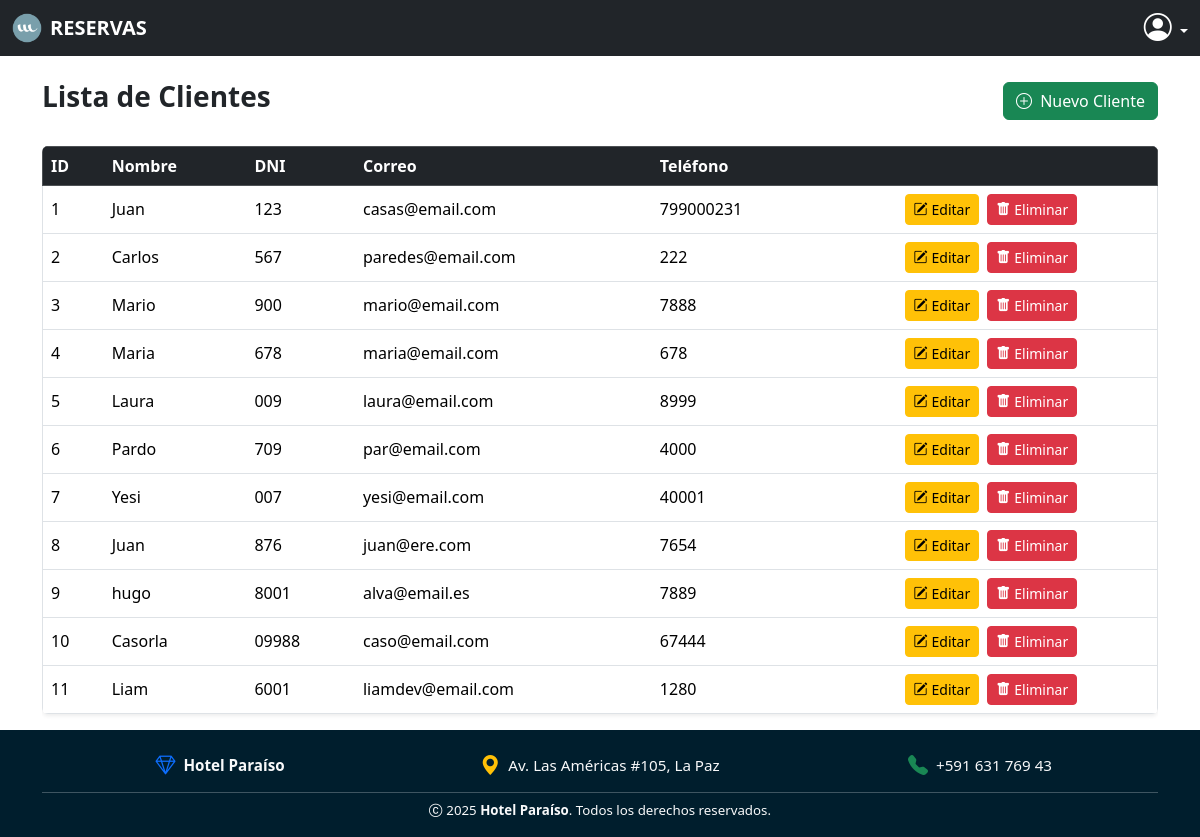
Page /clientes/ on the earlier database version.
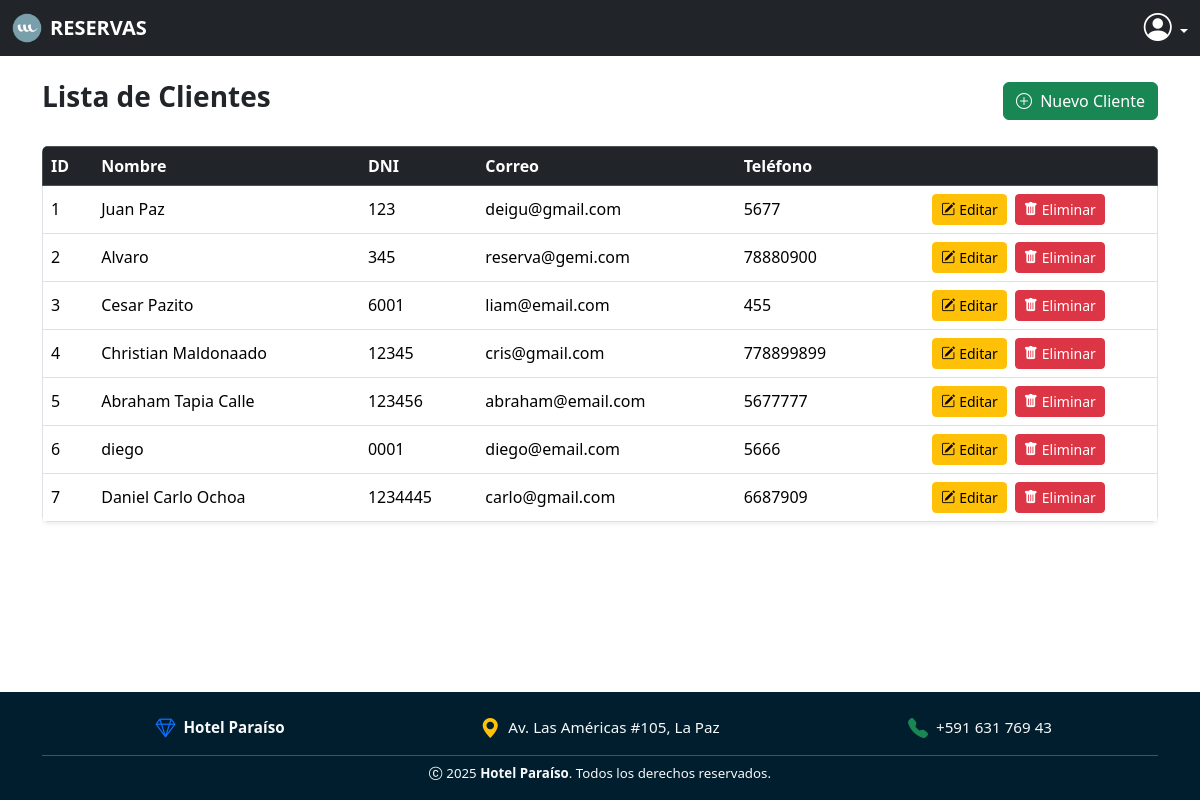
Same page on the later database version.
### models/cliente_model.py (models this page shows, shortened)
class Cliente(db.Model, UserMixin):
    __tablename__ = 'clientes'
    id = db.Column(db.Integer, primary_key=True)
    nombre = db.Column(db.String(150), nullable=False)
    documento = db.Column(db.String(50), unique=True, nullable=False)
    correo = db.Column(db.String(100), nullable=True)
    telefono = db.Column(db.String(20), nullable=True)
    reservas = db.relationship('Reserva', back_populates='cliente')
    @staticmethod
    def get_all():
        return Cliente.query.all()

### controllers/cliente_controller.py (the view)
@cliente_bp.route('/')
def index():
    clientes = Cliente.get_all()
    return cliente_view.list(clientes)

### run.py (called while the page is built)
@app.context_processor
def inject_user_or_client():
    from flask_login import current_user
    if current_user.is_authenticated:
        if hasattr(current_user, 'rol'):
            return dict(usuario=current_user, cliente=None)
        else:
            return dict(usuario=None, cliente=current_user)
    return dict(usuario=None, cliente=None)

@app.context_processor
def inject_active_path():
    def is_active(path):
        return 'active' if request.path == path else ''
    return dict(is_active=is_active)

### views/cliente_view.py (called while the page is built)
def list(clientes):
    return render_template('clientes/index.html', clientes=clientes,usuario=current_user)

### templates/clientes/index.html (shortened to what this page needs)
{% extends 'sistema.html' %}
{% block content %}
<div class="d-flex justify-content-between align-items-center mb-4 mt-4">
    <h3 class="fw-semibold text-dark">
        Lista de Clientes
    </h3>
    <a href="{{ url_for('cliente.create') }}" class="btn btn-success " data-bs-toggle="modal"
        data-bs-target="#registroClienteModal">
        <i class="bi bi-plus-circle me-1"></i> Nuevo Cliente
    </a>
</div>
<div class="table-responsive" style="overflow-x: auto;">
    <table class="table table-hover align-middle shadow-sm rounded overflow-hidden">
        <thead class="table-dark border-1">
            <tr>
                <th>ID</th>
                <th>Nombre</th>
                <th>DNI</th>
                <th>Correo</th>
                <th>Teléfono</th>
                <th></th>
            </tr>
        </thead>
        <tbody class="border-1">
            {% for item in clientes %}
            <tr>
                <td>{{item.id}}</td>
                <td>{{item.nombre}}</td>
                <td>{{item.documento}}</td>
                <td>{{item.correo}}</td>
                <td>{{item.telefono}}</td>
                <td class="text-center">
                    <div class="d-flex flex-column flex-sm-row justify-content-center align-items-center gap-2">
                        <button class="btn btn-warning btn-sm d-flex align-items-center" data-bs-toggle="modal"
                            data-bs-target="#editarClienteModal{{ item.id }}">
                            <i class="bi bi-pencil-square me-1"></i><span class="d-none d-md-inline">Editar</span>
                        </button>
                        <a href="{{ url_for('cliente.delete', id=item.id) }}"
                            class="btn btn-danger btn-sm d-flex align-items-center" title="Eliminar"
                            onclick="return confirm('¿Estás seguro de eliminar este usuario?');">
                            <i class="bi bi-trash-fill me-1"></i>
                            <span class="d-none d-md-inline">Eliminar</span>
                        </a>
                    </div>
                </td>
            </tr>
            {% endfor %}
        </tbody>
    </table>
</div>
{% endblock %}

### templates/sistema.html (shortened to what this page needs)
<html lang="es">
<head>
    <link href="https://cdn.jsdelivr.net/npm/bootstrap@5.3.6/dist/css/bootstrap.min.css" rel="stylesheet"
 />
    <link rel="stylesheet" href="https://cdn.jsdelivr.net/npm/bootstrap-icons@1.11.1/font/bootstrap-icons.css">
    <link rel="stylesheet" href="{{ url_for('static', filename='style.css') }}" />
    <link href="https://cdnjs.cloudflare.com/ajax/libs/font-awesome/6.4.0/css/all.min.css" rel="stylesheet">
</head>
<body>
    <div id="main-content">
        <nav class="navbar navbar-expand-lg navbar-dark bg-dark">
            <div class="container-fluid">
                <a class="navbar-brand d-flex align-items-center order-1 order-lg-0" href="#">
                    <img src="{{ url_for('static', filename='images/logo.png') }}" alt="Logo" class="me-2" height="30">
                    <strong>RESERVAS</strong>
                </a>
                {% if usuario or cliente %}
                <div class="ms-auto d-flex align-items-center order-2">
                    <div class="btn-group">
                        <button class="btn dropdown-toggle p-0 border-0 text-white" type="button"
                            data-bs-toggle="dropdown" aria-expanded="false" style="background: transparent;">
                            <i class="bi bi-person-circle fs-3"></i>
                        </button>
                    </div>
                </div>
                {% endif %}
            </div>
        </nav>
        <div class="container">
            {% block content %}
            {% endblock %}
        </div>
        <footer class="text-light pt-4 px-3 text-center text-md-start"
            style="background-color: rgb(0,30,45); font-size: 0.95rem;">
            <div class="container text-center">
                <div class="row gy-3 justify-content-center align-items-center mb-3">
                    <div class="col-12 col-md-4 d-flex justify-content-center align-items-center gap-2">
                        <i class="bi bi-gem fs-5 text-primary"></i>
                        <span class="fw-semibold">Hotel Paraíso</span>
                    </div>
                    <div class="col-12 col-md-4 d-flex justify-content-center align-items-center gap-2">
                        <i class="bi bi-geo-alt-fill fs-5 text-warning"></i>
                        <span>Av. Las Américas #105, La Paz</span>
                    </div>
                    <div class="col-12 col-md-4 d-flex justify-content-center align-items-center gap-2">
                        <i class="bi bi-telephone-fill fs-5 text-success"></i>
                        <span>+591 631 769 43</span>
                    </div>
                </div>
                <hr class="bg-secondary my-2">
                <div class="text-center pb-3 small">
                    <i class="bi bi-c-circle me-1"></i>2025 <strong>Hotel Paraíso</strong>. Todos los derechos
                    reservados.
                </div>
            </div>
        </footer>
    </div>
</body>
</html>

### static/style.css (style rules this page uses)
html, body { height: 100%; margin: 0; overflow: hidden; }
#main-content { height: calc(100% - 0px); overflow-y: auto; }
html, body { height: 100%; margin: 0; }
#main-content { min-height: 100%; display: flex; flex-direction: column; overflow-y: auto; }
.container { flex: 1; }

Differences in the rows shown:
removed Cliente: id "8", nombre "Juan", documento "876", correo "juan@ere.com", telefono "7654"
removed Cliente: id "9", nombre "hugo", documento "8001", correo "alva@email.es", telefono "7889"
removed Cliente: id "10", nombre "Casorla", documento "09988", correo "caso@email.com", telefono "67444"
removed Cliente: id "11", nombre "Liam", documento "6001", correo "liamdev@email.com", telefono "1280"
changed Cliente id 1: nombre "Juan" → "Juan Paz"; correo "casas@email.com" → "deigu@gmail.com"; telefono "799000231" → "5677"
changed Cliente id 2: nombre "Carlos" → "Alvaro"; documento "567" → "345"; correo "paredes@email.com" → "reserva@gemi.com"; telefono "222" → "78880900"
changed Cliente id 3: nombre "Mario" → "Cesar Pazito"; documento "900" → "6001"; correo "mario@email.com" → "liam@email.com"; telefono "7888" → "455"
changed Cliente id 4: nombre "Maria" → "Christian Maldonaado"; documento "678" → "12345"; correo "maria@email.com" → "cris@gmail.com"; telefono "678" → "778899899"
changed Cliente id 5: nombre "Laura" → "Abraham Tapia Calle"; documento "009" → "123456"; correo "laura@email.com" → "abraham@email.com"; telefono "8999" → "5677777"
changed Cliente id 6: nombre "Pardo" → "diego"; documento "709" → "0001"; correo "par@email.com" → "diego@email.com"; telefono "4000" → "5666"
changed Cliente id 7: nombre "Yesi" → "Daniel Carlo Ochoa"; documento "007" → "1234445"; correo "yesi@email.com" → "carlo@gmail.com"; telefono "40001" → "6687909"
